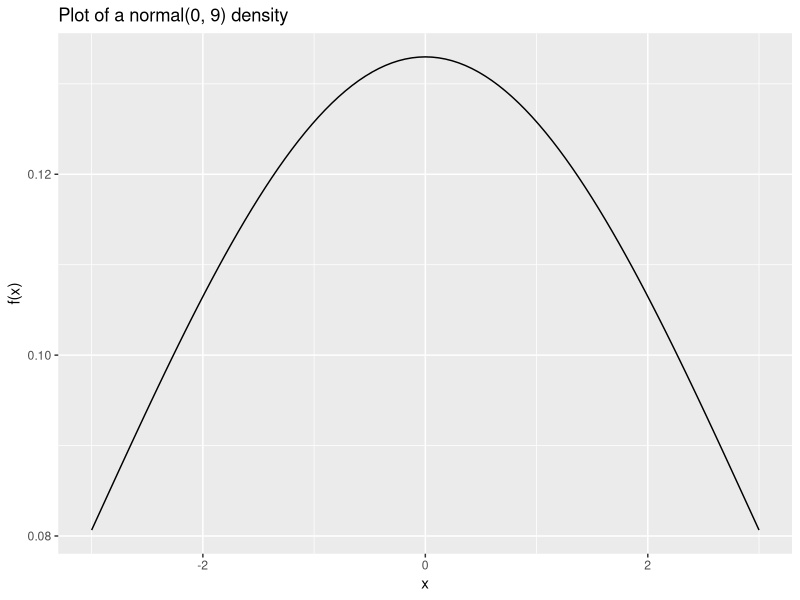
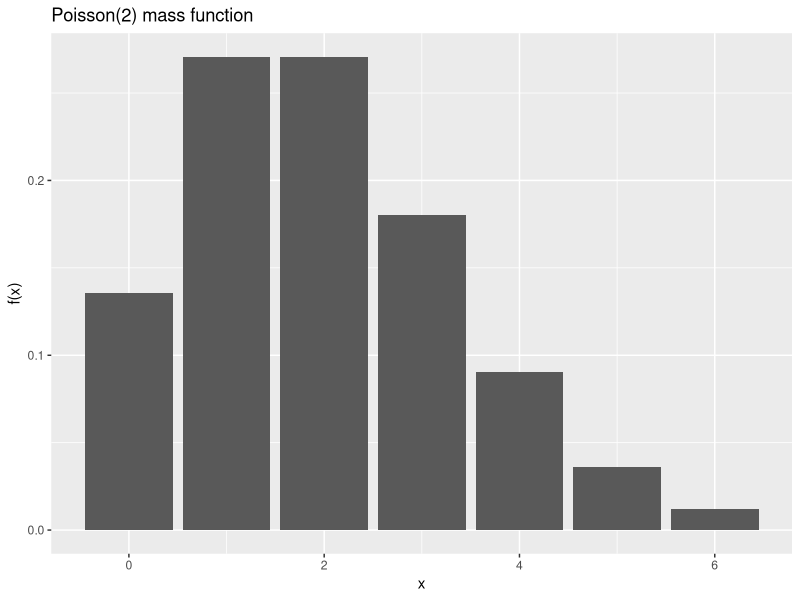

These figures' R source, in order:
## ---- chunk 1
# for loop example
for (i in 1:5) {
  cat("Hello", i, "\n")
}

# if else example
x <- 1
if(x > 0) {
  print("I'm positive x is greater than 0.")
} else {
  print("I'm not so positive about x being positive")
}
## ---- chunk 2
#| eval: true
#| warning: false
library(tidyverse)
x <- c(-3, 3) # values over which to plot
df = data.frame(x) # create a data frame for ggplot purposes
df %>%
  ggplot(aes(x = x)) +
  stat_function(fun = dnorm, args = c(mean = 0, sd = 3)) +
  labs(title = "Plot of a normal(0, 9) density", y = "f(x)")
## ---- chunk 3
#| eval: true
#| echo: false
#| warning: false
df2 <- data.frame(x = 0:6)
df2 %>%
  mutate(y2 = dpois(x, 2)) %>%
  ggplot(aes(x = x, y = y2)) + 
  geom_bar(stat = "identity") +
  labs(title = "Poisson(2) mass function", y = "f(x)")
## ---- chunk 4
data1 <- c(9.044592,  9.804848, 11.063202, 12.085383,  9.680034, 10.168844,
           10.540789,  8.661815, 10.231711, 10.247489, 11.080546, 10.169594,
           9.838823, 11.889933, 10.742557,  9.928690, 10.587596, 10.031918,
           10.315063, 10.101993)
## ---- chunk 5
data2 <- c(4, 4, 5, 0, 4, 6, 3, 4, 3, 4)
## ---- chunk 6
data3 <- c(1.18825395, 2.57183078, 1.05119308, 2.63406797, 1.12418380,
           0.85031455, 0.09488383, 0.67417683, 0.66699579, 0.82163458,
           0.72360220, 0.64765112, 2.86808090, 0.55876890, 0.98459153,
           0.68735814, 5.27914553, 1.09973419, 1.56445467, 0.04617307,
           0.25353930, 0.42461178, 0.02088414, 1.36577545, 1.76013588)
## ---- chunk 7
data4 <- c(0.3676817, 0.6955758, 0.4337111, 0.2772309, 0.5229322, 0.9838285,
           0.3119829, 0.9724755, 0.8923416, 0.6458975, 0.5193378, 0.3060158,
           0.4002590, 0.3615803, 0.7987921)
## ---- chunk 8
data5 <- c(0, 0, 1, 0, 1, 0, 0, 1, 0, 1, 0, 1)
